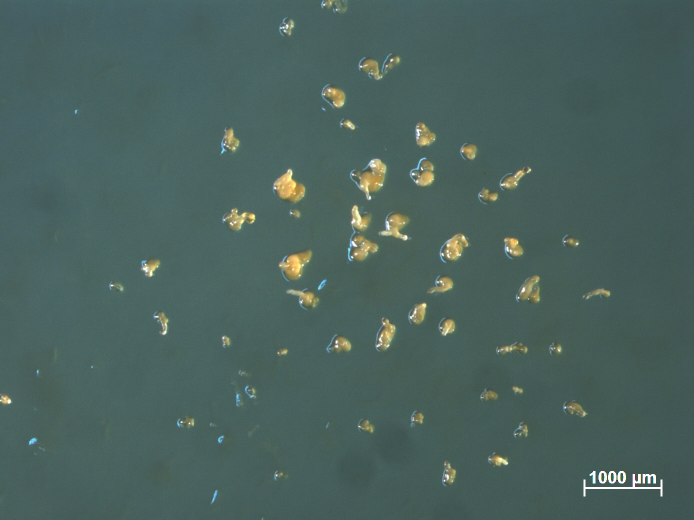
#> input picture files/CV-FB.jpg, 1388 x 1040 px (shown at 1/2 size)
$ python -i contour.py   (imports and definitions only)
#> lines starting #> are read from the running program, lines starting #| are printed output that depends on the picture
import cv2
import numpy as np


class Contour:
    def __init__(self, image):
        self.image = image
        self.contours, hierarchy = cv2.findContours(self.image, cv2.RETR_TREE, cv2.CHAIN_APPROX_SIMPLE)

    # [40 lines left out: functions bounding_rect, draw_bounding_rect, bounding_rect_rotated, draw_bounding_rect_rotated, moments, not called in this run]

    # Center of Contours
    def center(self, contours=None):
        if contours is None:
            contours = self.contours
        M = cv2.moments(contours)
        cx = int(M['m10'] / M['m00'])
        cy = int(M['m01'] / M['m00'])
        contourCenter = (int(cx), int(cy))
        return contourCenter

    # Area of Contours
    # [25 lines left out: functions find_area, perimeter, approximation, hull, not called in this run]

>>> import cv2
>>> picture = cv2.imread('../files/CV-FB.jpg', cv2.IMREAD_GRAYSCALE)
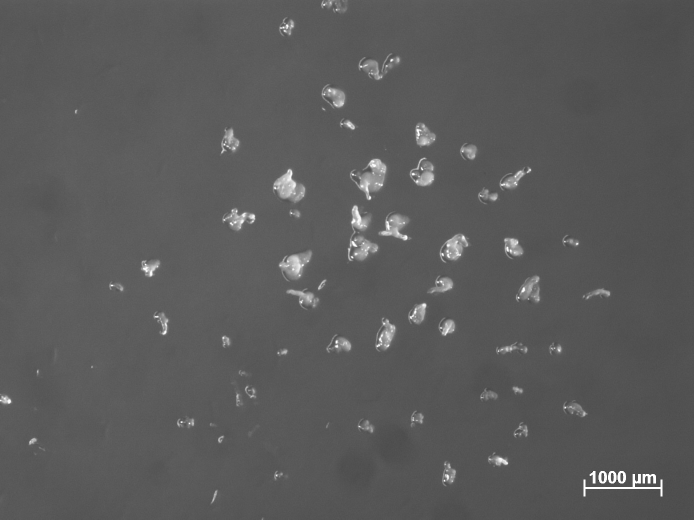
#> picture: shape (1040, 1388) (shown at 1/2 size); min 26, max 255, mean 90.4
>>> result = Contour(picture).center()
#> in __init__, `self.contours, hierarchy = cv2.findContours(self.image, cv2.RETR_TREE,..`: self.contours = [[[0, 0], [0, 1039], [1387, 1039], [1387, 0]]]
#> (the run stopped early here; a loop or call above may not have finished)
